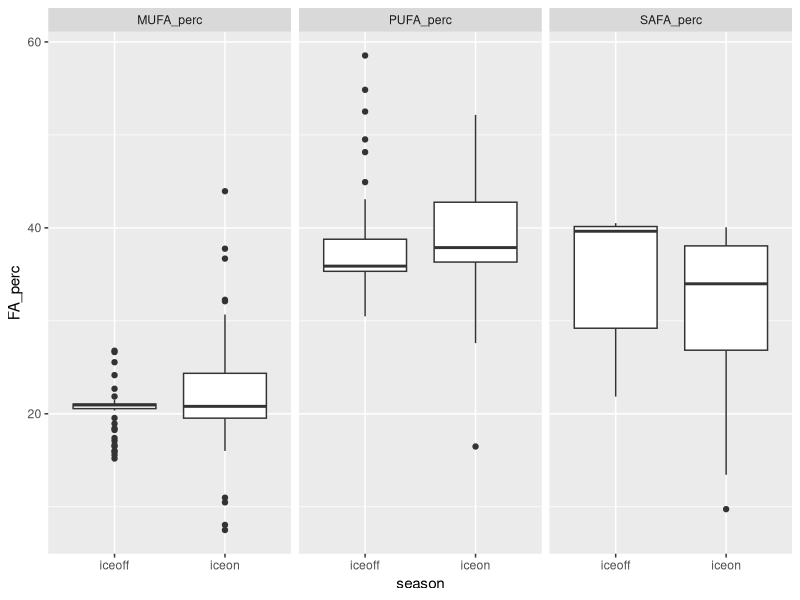
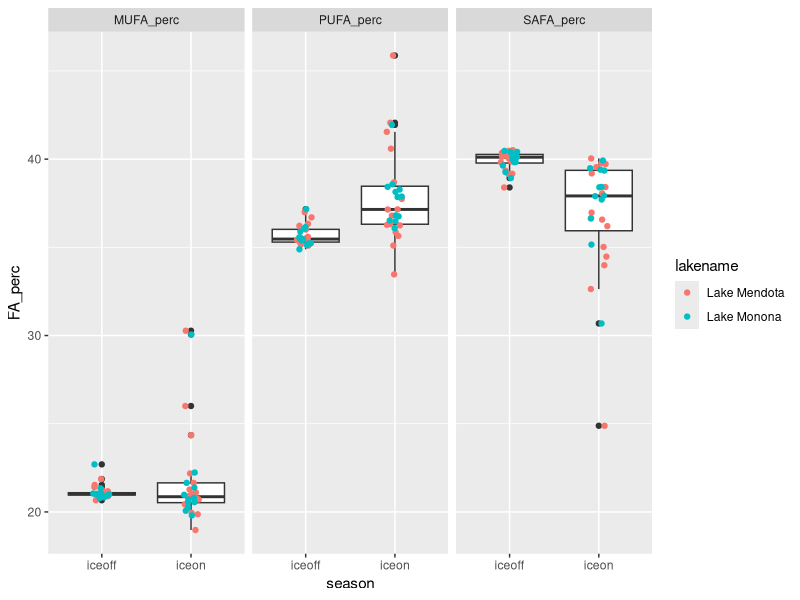
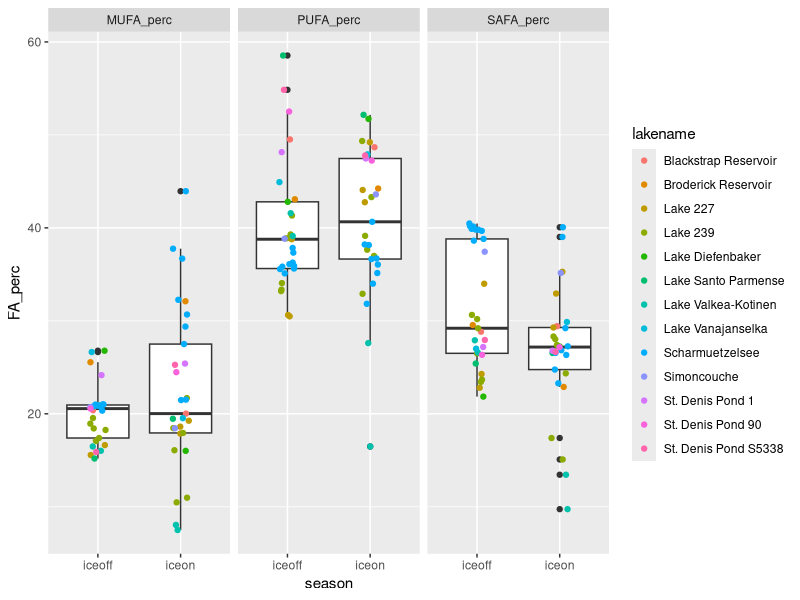
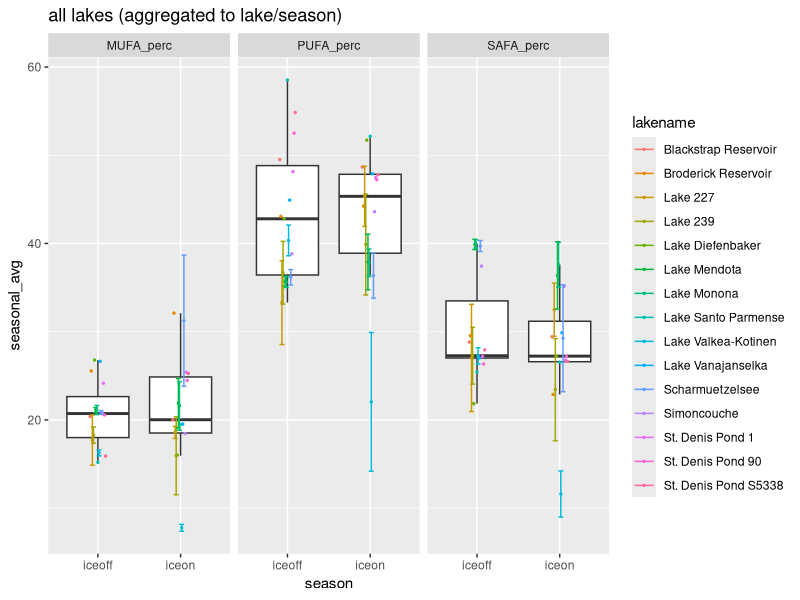
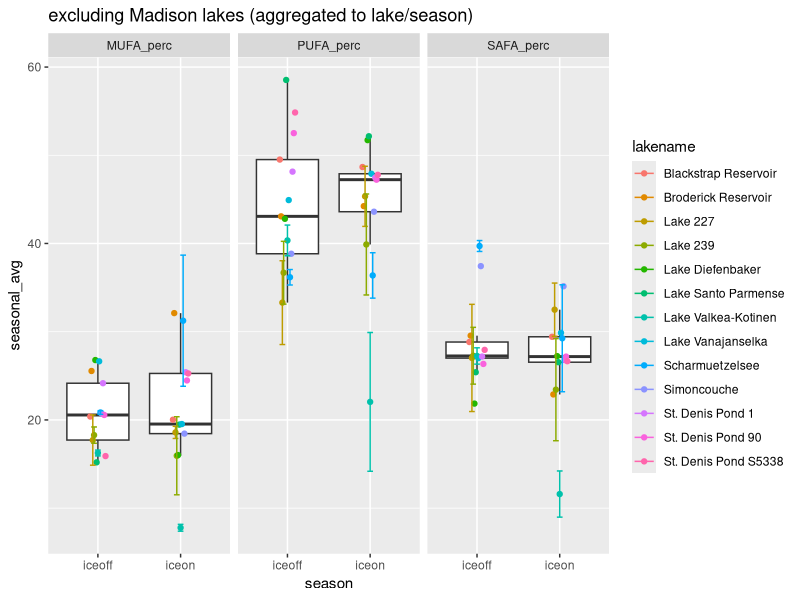
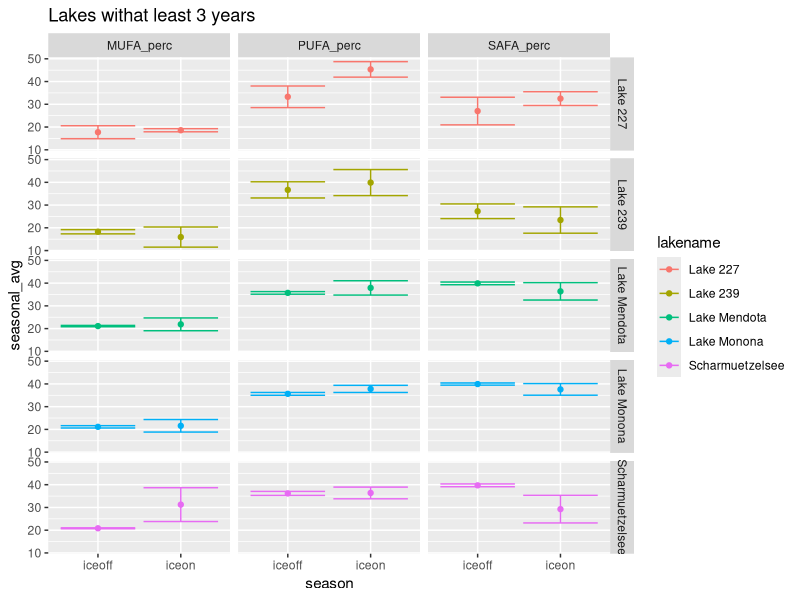
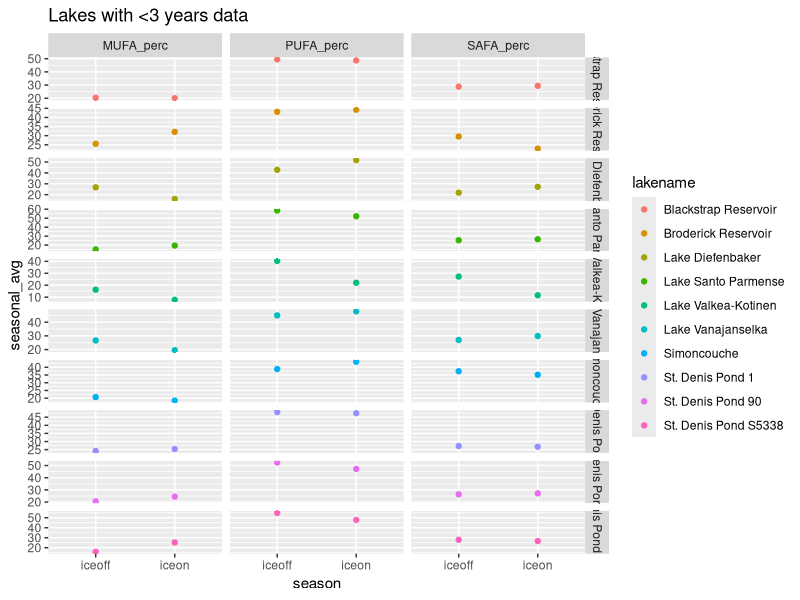
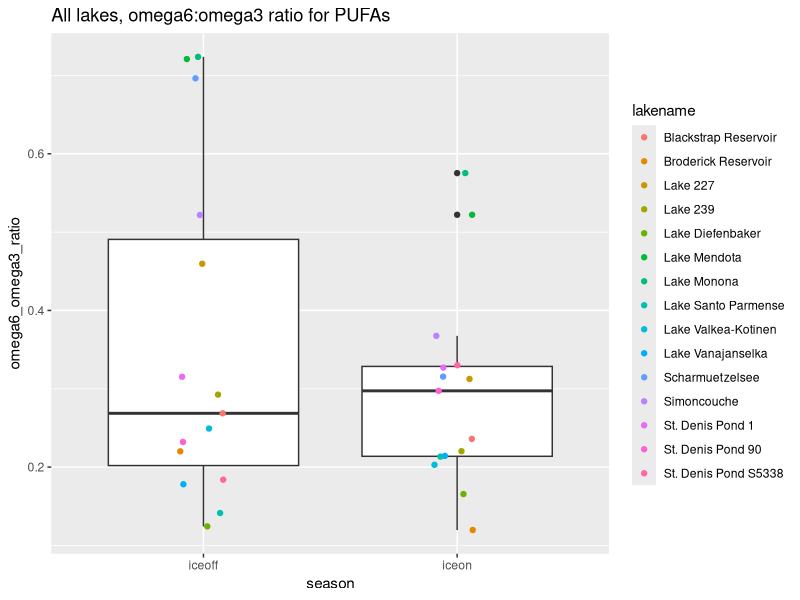

These figures' R source, in order:
# Script to look at fatty acids profile under ice vs summer stratification
# uses Hampton et al. ecology under lake ice dataset (ecology letters)
# and Galloway et al PLoS one paper fatty acid dataset

#libraries
library(dplyr)
library(reshape2)
library(tidyr)
library(ggplot2)

#===========================================================================
# ----> read in ecology under lake ice dataset and FA dataset
#===========================================================================

euli_orig <- read.csv("../Data/under_ice_data.csv", stringsAsFactors = FALSE)

fa_orig <- read.csv("../Data/PLoS_supp/S1_Dataset.csv", stringsAsFactors = FALSE)

#===========================================================================
# ----> wrangle ice phyto data
#===========================================================================

euli <- euli_orig %>% 
  #keep only columns of potential interest
  select(year, season, researcher, lakename, stationname, poolstation, lakeregloc, lakecountry,
         startday, startmonth, startyear, endday, endmonth, endyear,
         iceduration, fadata, avesecchidepth, avechla, 
         phytomethod, avephytomass, avephytocount,
         propchloro, propcrypto, propcyano, propdiatom, propdiatom, propotherphyto) %>% 
  #only interested when *not* all NA for phyto props
  filter(!(is.na(propchloro) & is.na(propcrypto) & is.na(propcyano) & 
           is.na(propdiatom) & is.na(propdiatom) & is.na(propotherphyto)))

#some lakes have multiple stations within lake
euli %>% 
  group_by(lakename) %>% 
  summarize(n = n_distinct(stationname)) %>% 
  filter(n > 1) %>% 
  as.data.frame()
#               lakename n
# 1 Blackstrap Reservoir 2
# 2     Lake Diefenbaker 3

euli %>% 
  group_by(lakename) %>% 
  summarize(n = n_distinct(poolstation)) %>% 
  as.data.frame() %>% 
  filter(n > 1)

#1:1 match lakename:poolstation
# filter(euli, lakename %in% c("Blackstrap Reservoir", "Lake Diefenbaker")) %>% select(lakename, stationname, poolstation)

#aggregate to lake/poolstation
euli_lakes_phytos <- euli %>% 
  #start by looking just at pytos, can circle back to incorporate snow/ice/secchi etc.
  select(year, season, lakename, poolstation, 
         propchloro, propcrypto, propcyano, propdiatom, propotherphyto) %>% 
  #group and aggregate
  group_by(lakename, poolstation, year, season) %>% 
  summarize(prop_chloro = mean(propchloro, na.rm = TRUE),
            prop_crypto = mean(propcrypto, na.rm = TRUE),
            prop_cyano = mean(propcyano, na.rm = TRUE),
            prop_diatom = mean(propdiatom, na.rm = TRUE),
            prop_other = mean(propotherphyto, na.rm = TRUE)) %>% 
  ungroup() %>% 
  as.data.frame()
  
summary(euli_lakes_phytos) #40 NA in crypto
str(euli_lakes_phytos) #205

#going to start by using only lakes with *NO NAs* for phytos
euli_phytos_complete <- euli_lakes_phytos %>% 
  filter(!(is.na(prop_chloro) | is.na(prop_crypto) | is.na(prop_cyano) | 
             is.na(prop_diatom) | is.na(prop_other)))
#158 obvs - only "complete" phyto profiles

#24 lakes in total
unique(euli_phytos_complete$lakename) 

#what's the temporal coverage?
#only want ones with matching iceon/iceoff
euli_phytos_complete %>% 
  group_by(lakename) %>% 
  summarize(seasons = n_distinct(season)) %>% 
  as.data.frame() %>% 
  arrange(seasons)

#identity lakes with both seasons per year
multi_seasons <- euli_phytos_complete %>% 
  group_by(lakename, year) %>% 
  summarize(seasons = n_distinct(season)) %>% 
  as.data.frame() %>% 
  arrange(seasons) %>% 
  filter(seasons > 1) %>% 
  mutate(lakeyear = paste(lakename, year, sep = "_"))

#keep only those lake/year/seasons
euli_phytos_complete_matching <- euli_phytos_complete %>% 
  mutate(lakeyear = paste(lakename, year, sep = "_")) %>% 
  filter(lakeyear %in% multi_seasons$lakeyear)

#make sure 1:1 match (i.e., iceon/iceoff in single year for lake - no missing pairs singles)
# euli_phytos_complete_matching %>% 
#   group_by(lakename, year) %>% 
#   summarize(n = n_distinct(season)) %>% 
#   filter(n != 2)
#correct

# filter(euli_phytos_complete, lakename == "Saanajarvi")
# filter(euli, lakename == "Saanajarvi")
#yep...being true to the data, we ignore Saanajarvi
#I think it's actually a goof in the euli data, 
#but moving forward without it...

#check out remaining
str(euli_phytos_complete_matching)
str(unique(euli_phytos_complete_matching$lakename)) 
#15 lakes

#temporal coverage
lake_years <- euli_phytos_complete_matching %>% 
  group_by(lakename) %>% 
  summarize(yrs = n_distinct(year)) %>% 
  arrange(yrs) %>% 
  as.data.frame()
#                lakename yrs
# 1  Blackstrap Reservoir   1
# 2   Broderick Reservoir   1
# 3      Lake Diefenbaker   1
# 4   Lake Santo Parmense   1
# 5     Lake Vanajanselka   1
# 6           Simoncouche   1
# 7      St. Denis Pond 1   1
# 8     St. Denis Pond 90   1
# 9  St. Denis Pond S5338   1
# 10  Lake Valkea-Kotinen   2
# 11             Lake 227   3
# 12             Lake 239   6
# 13      Scharmuetzelsee   9
# 14          Lake Monona  12
# 15         Lake Mendota  16

#may be interested in lakes with >= 3 years down the road
lake_years_3more <- filter(lake_years, yrs >= 3)

#make long to be equivalent to FA data
phytos_long <- euli_phytos_complete_matching %>% 
  select(-poolstation, -lakeyear) %>% 
  melt(id.vars = c("lakename", "year", "season")) %>% 
  rename(phyto_group = variable, prop = value)

#remove prop from group name
phytos_long$phyto_group <- gsub("prop_", "", phytos_long$phyto_group)

unique(phytos_long$phyto_group)
# "chloro"     "crypto"     "cyano"      "diatom"     "other"


#===========================================================================
# ----> wrangle FA data
#===========================================================================

fa <- fa_orig %>% 
  #only fresh water
  filter(Salinity == 0) %>% 
  #only proportional data
  filter(Data == "prop") %>% 
  #for now, don't care about experimental info
  select(Group, Class, Order, Genus, species,
         sumSAFA, sumMUFA, sumPUFA,
         c18.2w6, c18.3w6, c18.3w3,
         c18.4w3, c18.5w3, 
         c20.4w6, c20.5w3, c22.6w3)

unique(fa$Group)
# "Cyanobacteria" "Chlorophyta"   "Ochrophyta"    "Cryptophyta"   "Dinophyta"     "Euglenozoa"    "Rhodophyta"  

#crosswalk to match euli to FA
fa_equiv <- fa %>% 
  #crypto, chloro, cyano are direct matches
  mutate(fa_group = ifelse(Group == "Cryptophyta", "crypto", NA),
         fa_group = ifelse(Group == "Chlorophyta", "chloro", fa_group),
         fa_group = ifelse(Group == "Cyanobacteria", "cyano", fa_group),
         #diatoms are everything in these 3 classes in FA data
         fa_group = ifelse(Class %in% c("Bacillariophyceae", "Fragilariophyceae", "Coscinodiscophyceae"),
                           "diatom", fa_group),
         #other phyto = average of all else in FA data
         fa_group = ifelse(is.na(fa_group), "other", fa_group))

# fa_equiv %>% 
#   select(Group, fa_group) %>% 
#   unique()
# 
# fa_equiv %>% 
#   select(Group, Class, fa_group) %>% 
#   unique()
#
# fa_equiv %>% group_by(fa_group) %>% summarize(n = n_distinct(Genus)) %>% as.data.frame()
#   fa_group  n
# 1   chloro 13
# 2   crypto  2
# 3    cyano 22
# 4   diatom  8
# 5    other 11


#===========================================================================
# ----> aggregate FA data
#===========================================================================

#aggregate to level of fa_group (average)

fa_group_avgs <- fa_equiv %>% 
  group_by(fa_group) %>% 
  summarize(grp_avg_sumSAFA = mean(sumSAFA, na.rm = TRUE),
            grp_avg_sumMUFA = mean(sumMUFA, na.rm = TRUE),
            grp_avg_sumPUFA = mean(sumPUFA, na.rm = TRUE),
            grp_avg_c18.2w6 = mean(c18.2w6, na.rm = TRUE),
            grp_avg_c18.3w6 = mean(c18.3w6, na.rm = TRUE),
            grp_avg_c18.3w3 = mean(c18.3w3, na.rm = TRUE),
            grp_avg_c18.4w3 = mean(c18.4w3, na.rm = TRUE),
            grp_avg_c18.5w3 = mean(c18.5w3, na.rm = TRUE),
            grp_avg_c20.4w6 = mean(c20.4w6, na.rm = TRUE),
            grp_avg_c20.5w3 = mean(c20.5w3, na.rm = TRUE),
            grp_avg_c22.6w3 = mean(c22.6w3, na.rm = TRUE)) %>% 
  as.data.frame()

fa_group_avgs

#===========================================================================
# ----> combine EULI and FA datasets
#===========================================================================

head(phytos_long) #lake, year, season, group, prop
head(fa_group_avgs) #group, FAs

#combine euli and FA - have group, proportion, and FA data
full_dat <- merge(phytos_long, fa_group_avgs, 
                  by.x = "phyto_group", by.y = "fa_group", 
                  all.x = TRUE)

# From LTER FA script:
# What we want is "what are the average proportions of SAFA, MUFA, PUFA 
# present in the community, irrespective of total biomass?" 
# (i.e. we know there is higher biomass in summer - the Circus Circus buffet)
# SH: pretty sure that what we want then is:(biomass_dry_weight * sumSAFA)/total dry weight
# This is already a proportion (biomass/total) so can do prop * FA

#weight data accordingly
full_dat_weighted <- full_dat %>% 
  #prop phyto (already biomass/total biomass) * prop FA
  mutate(sumSAFA_prop = grp_avg_sumSAFA * prop,
         sumMUFA_prop = grp_avg_sumMUFA * prop, 
         sumPUFA_prop = grp_avg_sumPUFA * prop,
         prop_c18.2w6 = grp_avg_c18.2w6 * prop,
         prop_c18.3w6 = grp_avg_c18.3w6 * prop,
         prop_c18.3w3 = grp_avg_c18.3w3 * prop,
         prop_c18.4w3 = grp_avg_c18.4w3 * prop,
         prop_c18.5w3 = grp_avg_c18.5w3 * prop,
         prop_c20.4w6 = grp_avg_c20.4w6 * prop,
         prop_c20.5w3 = grp_avg_c20.5w3 * prop,
         prop_c22.6w3 = grp_avg_c22.6w3 * prop) %>% 
  #keep only columns of interest
  #for now, only SAFA, MUFA, PUFA
  select(lakename, year, season, phyto_group, 
         sumSAFA_prop, sumMUFA_prop, sumPUFA_prop,
         prop_c18.2w6,prop_c18.3w6,  prop_c18.3w3,
         prop_c18.4w3, prop_c18.5w3,
         prop_c20.4w6, prop_c20.5w3, 
         prop_c22.6w3)
#==============================================================================================
# ----> investigating possible errors with MUFA+PUFA+SAFA == 1
#have some cases where all categories increasing between seasons
#have some cases where sum of FAs does not equal ~100%

filter(full_dat, lakename == "Lake Santo Parmense") %>% arrange(year, season, phyto_group)
filter(full_dat_weighted, lakename == "Lake Santo Parmense") %>% arrange(year, season, phyto_group)

filter(full_dat_weighted, lakename == "Lake Santo Parmense") %>% arrange(year, season, phyto_group) %>% 
  group_by(season) %>% 
  summarize(totSAFA = sum(sumSAFA_prop, na.rm = TRUE),
            totMUFA = sum(sumMUFA_prop, na.rm = TRUE),
            totPUFA = sum(sumPUFA_prop, na.rm = TRUE),
            total = totSAFA + totMUFA + totPUFA)

#"other" phyto category in euli doesn't have matching equivalent in fa
#means MUFA+PUFA+SAFA for phyto community <1
filter(full_dat, phyto_group == "other") %>% select(prop) %>% arrange(prop)
filter(full_dat, phyto_group == "other" & prop > 0.5) %>% arrange(lakename, season)

#back up, find total proportion excluding "other" then re-find proportions for remaining

#==============================================================================================


#sum within lake/time point (get community-level FA)
full_dat_weighted_comm <- full_dat_weighted %>% 
  group_by(lakename, year, season) %>% 
  #sum across phyto groups
  summarize(MUFA_perc = sum(sumMUFA_prop, na.rm = TRUE),
            PUFA_perc = sum(sumPUFA_prop, na.rm = TRUE),
            SAFA_perc = sum(sumSAFA_prop, na.rm = TRUE),
            perc_c18.2w6 = sum(prop_c18.2w6, na.rm = TRUE),
            perc_c18.3w6 = sum(prop_c18.3w6, na.rm = TRUE),
            perc_c18.3w3 = sum(prop_c18.3w3, na.rm = TRUE),
            perc_c18.4w3 = sum(prop_c18.4w3, na.rm = TRUE),
            perc_c18.5w3 = sum(prop_c18.5w3, na.rm = TRUE),
            perc_c20.4w6 = sum(prop_c20.4w6, na.rm = TRUE),
            perc_c20.5w3 = sum(prop_c20.5w3, na.rm = TRUE),
            perc_c22.6w3 = sum(prop_c22.6w3, na.rm = TRUE)) %>% 
  as.data.frame()

#this format matches LTER_FA_20180217 
#(detailed look at lakes ME/MO)

head(full_dat_weighted_comm)

#make a verion with one point per lake/season (aggregate across years)
#include standard deviation as measure of variance, as well as count
full_dat_weighted_comm_agg <- full_dat_weighted_comm %>% 
  group_by(lakename, season) %>% 
  #using __ so can separate later
  summarize(n_years = n_distinct(year),
            seasonal_avg__MUFA_perc = mean(MUFA_perc, na.rm = TRUE),
            sd__MUFA_perc = sd(MUFA_perc, na.rm = TRUE),
            seasonal_avg__PUFA_perc = mean(PUFA_perc, na.rm = TRUE),
            sd__PUFA_perc = sd(PUFA_perc, na.rm = TRUE),
            seasonal_avg__SAFA_perc = mean(SAFA_perc, na.rm = TRUE),
            sd__SAFA_perc = sd(SAFA_perc, na.rm = TRUE),
            
            seasonal_avg__c18.2w6 = mean(perc_c18.2w6, na.rm = TRUE),
            seasonal_avg__c18.3w6 = mean(perc_c18.3w6, na.rm = TRUE),
            seasonal_avg__c18.3w3 = mean(perc_c18.3w3, na.rm = TRUE),
            seasonal_avg__c18.4w3 = mean(perc_c18.4w3, na.rm = TRUE),
            seasonal_avg__c18.5w3 = mean(perc_c18.5w3, na.rm = TRUE),
            seasonal_avg__c20.4w6 = mean(perc_c20.4w6, na.rm = TRUE),
            seasonal_avg__c20.5w3 = mean(perc_c20.5w3, na.rm = TRUE),
            seasonal_avg__c22.6w3 = mean(perc_c22.6w3, na.rm = TRUE),
            
            sd__c18.2w6 = sd(perc_c18.2w6, na.rm = TRUE),
            sd__c18.3w6 = sd(perc_c18.3w6, na.rm = TRUE),
            sd__c18.3w3 = sd(perc_c18.3w3, na.rm = TRUE),
            sd__c18.4w3 = sd(perc_c18.4w3, na.rm = TRUE),
            sd__c18.5w3 = sd(perc_c18.5w3, na.rm = TRUE),
            sd__c20.4w6 = sd(perc_c20.4w6, na.rm = TRUE),
            sd__c20.5w3 = sd(perc_c20.5w3, na.rm = TRUE),
            sd__c22.6w3 = sd(perc_c22.6w3, na.rm = TRUE)) %>% 
  as.data.frame()

#===========================================================================
# ----> look at ALL lakes/years/seasons (MUFA/PUFA/SAFA)
#===========================================================================

#make long for plotting
dat_long_full_points <- full_dat_weighted_comm %>% 
  melt(id.vars = c("lakename", "year", "season")) %>% 
  rename(FA_type = variable, FA_perc = value)

# ----> plot for all lakes
ggplot(filter(dat_long_full_points, FA_type %in% c("MUFA_perc", "PUFA_perc", "SAFA_perc")),
              aes(season, FA_perc)) +
  geom_boxplot() +
  #geom_jitter(aes(color = lakename), width = 0.1, size = 1) +
  facet_wrap(~FA_type)

#what do anovas say for all lakes?
mufa1 <- aov(FA_perc ~ season, dat = filter(dat_long_full_points, FA_type == "MUFA_perc"))
summary(mufa1) #p=0.417

pufa1 <- aov(FA_perc ~ season, dat = filter(dat_long_full_points, FA_type == "PUFA_perc"))
summary(pufa1) #p=0.962

safa1 <- aov(FA_perc ~ season, dat = filter(dat_long_full_points, FA_type == "SAFA_perc"))
summary(safa1) #p=0.0255 *
#SAFA signif higher in summer


# ----> check just ME/MO 
ggplot(filter(dat_long_full_points, lakename %in% c("Lake Mendota", "Lake Monona") &
                FA_type %in% c("MUFA_perc", "PUFA_perc", "SAFA_perc")), 
       aes(season, FA_perc)) +
  geom_boxplot() +
  geom_jitter(aes(color = lakename), width = 0.1) +
  facet_wrap(~FA_type)
#SAFA more extreme


# ----> removing ME/MO
ggplot(filter(dat_long_full_points, !(lakename %in% c("Lake Mendota", "Lake Monona")) &
                FA_type %in% c("MUFA_perc", "PUFA_perc", "SAFA_perc")), 
       aes(season, FA_perc)) +
  geom_boxplot() +
  geom_jitter(aes(color = lakename), width = 0.1) +
  facet_wrap(~FA_type)
#pretty wide spread

#what do anovas say when remove ME/MO?
mufa2 <- aov(FA_perc ~ season, dat = filter(dat_long_full_points, FA_type == "MUFA_perc" &
                                              !(lakename %in% c("Lake Mendota", "Lake Monona"))))
summary(mufa2) #p=0.324

pufa2 <- aov(FA_perc ~ season, dat = filter(dat_long_full_points, FA_type == "PUFA_perc" &
                                              !(lakename %in% c("Lake Mendota", "Lake Monona"))))
summary(pufa2) #p=0.962

safa2 <- aov(FA_perc ~ season, dat = filter(dat_long_full_points, FA_type == "SAFA_perc" &
                                              !(lakename %in% c("Lake Mendota", "Lake Monona"))))
summary(safa2) #p=0.0859
#none signif


#===========================================================================
# ----> look at lakes aggregated to seasons across years (MUFA/PUFA/SAFA)
#===========================================================================

#make long
dat_long_seasonal_points <- full_dat_weighted_comm_agg %>% 
  #make long
  melt(id.vars = c("lakename", "season", "n_years")) %>% 
  #split variable column name
  separate(variable, into = c("agg_type", "FA_type"), sep = "__") %>% 
  #make wide so have column for avg and sd
  dcast(lakename + season + n_years + FA_type ~ agg_type, value.var = "value")
  
# ----> plot for all lakes
ggplot(filter(dat_long_seasonal_points, FA_type %in% c("MUFA_perc", "PUFA_perc", "SAFA_perc")),
              aes(season, seasonal_avg)) +
  #ignore outlier sofr boxplots only
  geom_boxplot(outlier.shape = NA) +
  geom_point(aes(group = lakename, color = lakename), position = position_dodge(width = 0.2), size = 0.5) +
  geom_errorbar(aes(x = season, ymin = seasonal_avg - sd, ymax = seasonal_avg + sd,
                    color = lakename, 
                    group = lakename),
                position = position_dodge(width = 0.2)) +
  # geom_pointrange(aes(x = season, y = seasonal_avg, 
  #                     ymin = seasonal_avg - sd, ymax = seasonal_avg + sd)) +
  facet_wrap(~FA_type) +
  ggtitle("all lakes (aggregated to lake/season)")

#anova for all lakes, aggregate to one point per lake/season across years
mufa3 <- aov(seasonal_avg ~ season, dat = filter(dat_long_seasonal_points, FA_type == "MUFA_perc"))
summary(mufa3) #p=0.949

pufa3 <- aov(seasonal_avg ~ season, dat = filter(dat_long_seasonal_points, FA_type == "PUFA_perc"))
summary(pufa3) #p=0.709

safa3 <- aov(seasonal_avg ~ season, dat = filter(dat_long_seasonal_points, FA_type == "SAFA_perc"))
summary(safa3) #p=0.374
#none signif

# ----> ignore mendota/monona
ggplot(filter(dat_long_seasonal_points, 
              FA_type %in% c("MUFA_perc", "PUFA_perc", "SAFA_perc") &
                !(lakename %in% c("Lake Mendota", "Lake Monona"))), 
              aes(season, seasonal_avg)) +
  geom_boxplot(outlier.shape = NA) +
  geom_point(aes(color = lakename, group = lakename), position = position_dodge(width = 0.2)) +
  geom_errorbar(aes(x = season, ymin = seasonal_avg - sd, ymax = seasonal_avg + sd,
                    color = lakename, group = lakename),
                position = position_dodge(width = 0.2)) +
  facet_wrap(~FA_type) +
  ggtitle("excluding Madison lakes (aggregated to lake/season)")

mufa4 <- aov(seasonal_avg ~ season, dat = filter(dat_long_seasonal_points, FA_type == "MUFA_perc" & 
                                              !(lakename %in% c("Lake Mendota", "Lake Monona"))))
summary(mufa4) #p=0.959

pufa4 <- aov(seasonal_avg ~ season, dat = filter(dat_long_seasonal_points, FA_type == "PUFA_perc" &
                                              !(lakename %in% c("Lake Mendota", "Lake Monona"))))
summary(pufa4) #p=0.716

safa4 <- aov(seasonal_avg ~ season, dat = filter(dat_long_seasonal_points, FA_type == "SAFA_perc" &
                                              !(lakename %in% c("Lake Mendota", "Lake Monona"))))
summary(safa4) #p=0.346
#none signif


# ----> lakes with >3 years matching
ggplot(filter(dat_long_seasonal_points, 
              FA_type %in% c("MUFA_perc", "PUFA_perc", "SAFA_perc") &
              lakename %in% lake_years_3more$lakename), 
       aes(season, seasonal_avg)) +
  geom_point(aes(color = lakename, group = lakename), position = position_dodge(width = 0.2)) +
  geom_errorbar(aes(x = season, ymin = seasonal_avg - sd, ymax = seasonal_avg + sd,
                    color = lakename, group = lakename),
                position = position_dodge(width = 0.2)) +
  facet_grid(lakename~FA_type) +
  ggtitle("Lakes withat least 3 years")
#not seeing really consistent trends


# ----> just the <3 years lakes
ggplot(filter(dat_long_seasonal_points, 
              FA_type %in% c("MUFA_perc", "PUFA_perc", "SAFA_perc") &
                !(lakename %in% lake_years_3more$lakename)), 
       aes(season, seasonal_avg)) +
  geom_point(aes(color = lakename, group = lakename), position = position_dodge(width = 0.2)) +
  facet_grid(lakename~FA_type, scales = "free") +
  ggtitle("Lakes with <3 years data")

#not seeing consistent trends

#===========================================================================
# ----> lakes aggregated to seasons across years (C omegas)
#===========================================================================

head(full_dat_weighted_comm_agg)
summary(dat_long_seasonal_points)

#per AG: look at ratio of omega 6 to omega 3 PUFAs
#per MM: look at long chain C PUFAs:SAFA ratio
#(AG defines long chain as 20+ C, so here 20 and 22 Cs)

#unique(dat_long_seasonal_points$FA_type)
# "c18.2w6"   "c18.3w3"   "c18.3w6"   "c18.4w3"   "c18.5w3"   "c20.4w6"   "c20.5w3"   "c22.6w3" 


# tag PUFAs as short or long chain, omega 3 or omega 6
# dat_long_seasonal_C <- dat_long_seasonal_points %>% 
#   #if c20 or c22, identify as long chain - default is NA
#   #if c18, short chain
#   mutate(c_chain = ifelse(grepl("c20*", FA_type)==TRUE | grepl("c22*", FA_type)==TRUE, 
#                              "long", NA),
#          c_chain = ifelse(grepl("c18*", FA_type)==TRUE, "short", c_chain)) %>% 
#   #identify whether omega 3 or omega 6
#   mutate(omega_num = ifelse(grepl("*w3", FA_type)==TRUE, "omega_three", NA),
#          omega_num = ifelse(grepl("*w6", FA_type)==TRUE, "omega_six", omega_num))

# dat_long_seasonal_C %>% select(FA_type, c_chain) %>% unique() %>% arrange(c_chain)
# dat_long_seasonal_C %>% select(FA_type, omega_num) %>% unique() %>% arrange(omega_num)

#recall: everything in seasonal_avg is a percentage
#so can sum up percentage of C omega types within PUFA
#(should double check that sum c omegas !> sum PUFA)

# dat_long_seasonal_C <- dat_long_seasonal_C %>% 
#   group_by(lakename, season, omega_num) %>% 
#   mutate(total_omega = sum(seasonal_avg, na.rm = TRUE)) %>% 
#   ungroup() %>% 
#   group_by(lakename, season, c_chain) %>% 
#   mutate(total_chain = sum(seasonal_avg, na.rm = TRUE)) %>% 
#   ungroup() %>% 
#   as.data.frame()


#find omega and long/short chain totals
dat_seasonal_C <- full_dat_weighted_comm_agg %>% 
  #total omega 3 prop of PUFAs
  mutate(total_omega3 = seasonal_avg__c18.3w3 + 
                        seasonal_avg__c18.4w3 + 
                        seasonal_avg__c18.5w3 + 
                        seasonal_avg__c20.5w3 + 
                        seasonal_avg__c22.6w3,
         #total omega 6 prop of PUFAs
         total_omega6 = seasonal_avg__c18.2w6 + 
                        seasonal_avg__c18.3w6 + 
                        seasonal_avg__c20.4w6,
         #total short chain PUFAs (<20 C)
         total_short_chain = seasonal_avg__c18.2w6 +
                       seasonal_avg__c18.3w6 +
                       seasonal_avg__c18.3w3 +
                       seasonal_avg__c18.4w3 +
                       seasonal_avg__c18.5w3,
         #total long chain PUFAs (AG defined as >= 20 C)
         total_long_chain = seasonal_avg__c20.4w6 +
                       seasonal_avg__c20.5w3 +
                       seasonal_avg__c22.6w3)

#find omega6:omega3 for PUFAs and long chain PUFAs:SAFA
dat_seasonal_C_ratios <- dat_seasonal_C %>% 
  mutate(omega6_omega3_ratio = total_omega6/total_omega3,
         #may want just long chain PUFA down the road (%)
         longchainPUFA = (total_long_chain * seasonal_avg__PUFA_perc)/100,
         #total long chain is % of PUFAs that are long chain
         #divide by PUFAs prop to get ratio with SAFA
         #(i.e., proportion of ALL FATTY ACIDS that are long chain PUFAs compared to SAFA prop)
         longchainPUFA_SAFA = longchainPUFA/ seasonal_avg__SAFA_perc)

  
# ----> omega6:omega3 of PUFAs
ggplot(dat_seasonal_C_ratios, aes(season, omega6_omega3_ratio)) +
  geom_boxplot() +
  geom_jitter(aes(color = lakename), width = 0.1) +
  ggtitle("All lakes, omega6:omega3 ratio for PUFAs")

mod1 <- aov(omega6_omega3_ratio ~ season, dat = dat_seasonal_C_ratios)
summary(mod1) #p=0.487

ggplot(dat_seasonal_C_ratios, aes(total_omega6, total_omega3)) +
  geom_point(aes(color = lakename)) +
  #geom_smooth() +
  facet_wrap(~season) +
  ggtitle("omega6 vs omega3 for all lakes")

  
# ----> long chain PUFA:SAFA
ggplot(dat_seasonal_C_ratios, aes(season, longchainPUFA_SAFA)) +
  geom_boxplot() +
  geom_jitter(aes(color = lakename), width = 0.1) +
  ggtitle("All lakes, long chain (>=20 C) PUFA : SAFA")

mod2 <- aov(longchainPUFA_SAFA ~ season, dat = dat_seasonal_C_ratios)
summary(mod2) #p=0.7
  
ggplot(dat_seasonal_C_ratios, 
       aes(longchainPUFA, seasonal_avg__SAFA_perc)) +
  geom_point(aes(color = lakename)) +
  #geom_smooth(method = "lm") +
  facet_wrap(~season) +
  ggtitle("long chain (>=20 C) PUFA vs SAFA")


#===========================================================================
# ----> C omegas log transformed
#=========================================================================== 

# ----> log(omega6:omega3) of PUFAs
ggplot(dat_seasonal_C_ratios, aes(season, log(omega6_omega3_ratio))) +
  geom_boxplot() +
  geom_jitter(aes(color = lakename), width = 0.1) +
  ggtitle("All lakes, log(omega6:omega3) ratio for PUFAs")

mod1 <- aov(log(omega6_omega3_ratio) ~ season, dat = dat_seasonal_C_ratios)
summary(mod1) #p=0.706
#not seeing seasonal difference in logged omega ratio

ggplot(dat_seasonal_C_ratios, aes(log(total_omega6), log(total_omega3))) +
  geom_point(aes(color = lakename)) +
  facet_wrap(~season) +
  ggtitle("logged omega6 vs omega3 for all lakes")
#when log omegas, do see positive linear trend
#which means...?

linmod2 <- lm(log(total_omega3) ~ log(total_omega6), dat = dat_seasonal_C_ratios)
summary(linmod2) #0.0164 * 
#signif positive linear trend - increase in (log) omega6, increase in (log) omega3

#ratio of logged
ggplot(dat_seasonal_C_ratios, aes(season, (log(total_omega6)/log(total_omega3)))) +
  geom_boxplot() +
  geom_jitter(aes(color = lakename), width = 0.1) +
  ggtitle("All lakes, ratio of logged omegas for PUFAs")

mod1 <- aov((log(total_omega6)/log(total_omega3)) ~ season, dat = dat_seasonal_C_ratios)
summary(mod1) #p=0.829
#ratio of logged more challenging to interpret, but non-signif


# ----> long chain PUFA:SAFA
ggplot(dat_seasonal_C_ratios, aes(season, log(longchainPUFA_SAFA))) +
  geom_boxplot() +
  geom_jitter(aes(color = lakename), width = 0.1) +
  ggtitle("All lakes, log(long chain (>=20 C) PUFA : SAFA)")

mod3 <- aov(log(longchainPUFA_SAFA) ~ season, dat = dat_seasonal_C_ratios)
summary(mod3) #p=0.894

ggplot(dat_seasonal_C_ratios, 
       aes(log(longchainPUFA), log(seasonal_avg__SAFA_perc))) +
  geom_point(aes(color = lakename)) +
  #geom_smooth(method = "lm") +
  facet_wrap(~season) +
  ggtitle("logged long chain (>=20 C) PUFA vs SAFA")

linmod3 <- lm(log(seasonal_avg__SAFA_perc) ~ log(longchainPUFA), dat = dat_seasonal_C_ratios)
summary(linmod3) #0.821
